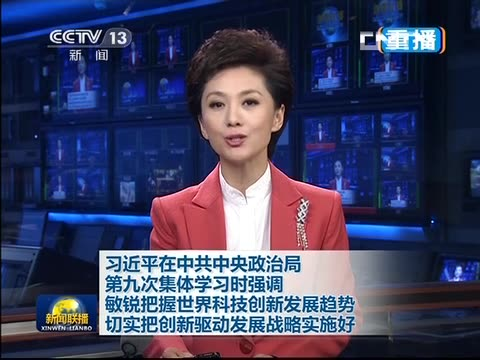
//> input picture opencv/pic.jpg, 480 x 360 px
$ ./ppix pic.jpg   (built with g++ and OpenCV 4)
//> lines starting //> are read from the running program, lines starting //| are printed output that depends on the picture; after the words box and inside, x2 and y2 are one past the last pixel; in counts of white or black regions, pixels touching at a corner belong together
#include <iostream>
#include <stdio.h>
#include <vector>
#include <opencv2/imgproc/imgproc.hpp>
#include <opencv2/core/core.hpp>
#include <opencv2/highgui/highgui.hpp>

using namespace std;
using namespace cv;

int main ( int argc, char *argv[] )
{
    Mat image;
    if (argc != 2 ) {
        cout << argc << "no image data\n";
        return -1;
    }
    image = imread(argv[1], 0);
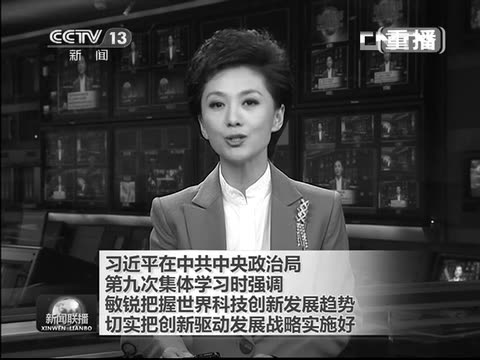
//> image: 360 rows x 480 cols, CV_8UC1; min 0, max 255, mean 69.2

    int *hist_w = new int[image.cols];
    int *hist_h = new int[image.rows];
    memset(hist_h, 0, image.rows* sizeof(int));
    memset(hist_w, 0, image.cols* sizeof(int));

    if (!image.isContinuous())
    {
    }
    Mat J;
    Mat I;

    uchar table[256];
    int divideWith = 10;
    for (int i = 0; i < 256; ++i)
        table[i] = (uchar)(divideWith * ((255-i)/divideWith));

    Mat lookUpTable(1, 256, CV_8U);
    uchar* p = lookUpTable.data;
    for( int i = 0; i < 256; ++i)
        p[i] = table[i];
    LUT(image, lookUpTable, J);
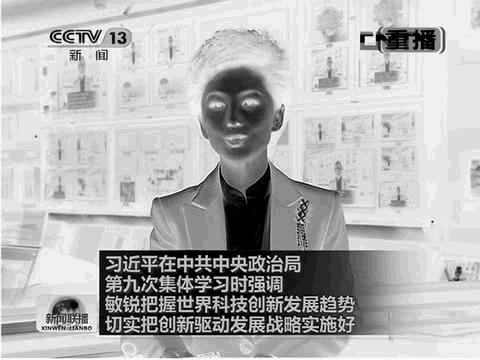
//> J: 360 rows x 480 cols, CV_8UC1; min 0, max 250, mean 181.4

    cv::threshold(J, I, 0, 255, cv::THRESH_BINARY|cv::THRESH_OTSU);
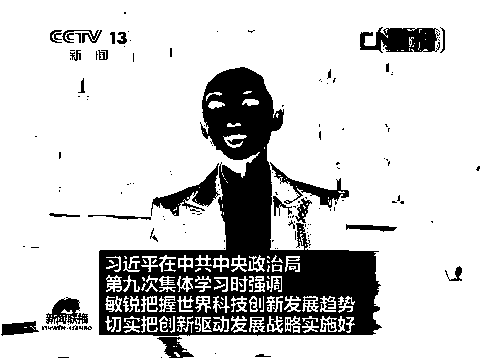
//> I: 360 rows x 480 cols, CV_8UC1; 80.6% white; 213 black regions (174 under 20 px), largest, box (x1, y1, x2, y2) and area: (99, 67, 382, 336) 25956, (360, 27, 440, 53) 1444, (151, 163, 220, 216) 1157
    IplImage Iimpl= I;

    //imshow("1",I);
    //waitKey();
    //uchar *data =I.data;
    uchar *data =(uchar*)Iimpl.imageData;
    int step = Iimpl.widthStep/sizeof(uchar);
//> step = 480

    {
        uchar pprev =0, pcur = 0;
        for (int r = 0; r < I.rows; ++r)
        {
            pcur = 0;
            for (int c = 0; c <260; ++c)
            //for (int c = 0; c <I.cols; ++c)
            {
                pcur |= I.at<uchar>(r, c);
                if (I.at<uchar>(r,c) >0)
                {
                    hist_w[c] = 1;
                    hist_h[r] = 1;
                }
                //pcur |=  uchar(data[r * I.cols  +c]);
            }
        }
//> after the loop, pcur = 255
    }

#if 1
    vector<int> rpos;
    {
        for (int i=0; i < image.rows-1; ++i)
        {

            if(hist_h[i] != hist_h[i+1])
            {

                rpos.push_back(i);
                line(image, Point(0, i), Point(image.cols , i), Scalar(0,0,255), 1, CV_AA);
                cout << i << ", " ;
            }

        }
    }
    vector<int> cpos;
    {
        for (int i=0; i < image.cols-1; ++i)
        {
            if(hist_w[i] != hist_w[i+1])
            {
                cpos.push_back(i);
                line(image, Point(i, 0), Point(i, image.rows ), Scalar(0,0,255), 1, CV_AA);
            }

        }
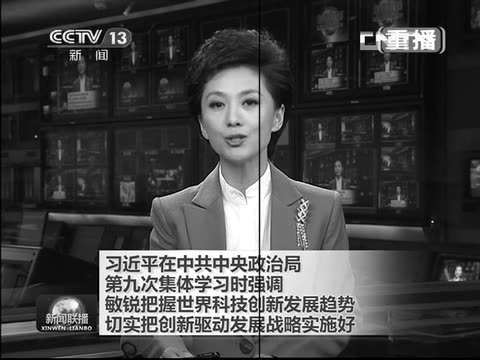
//> image: 360 rows x 480 cols, CV_8UC1; 0.62% of pixels changed, all inside (x1, y1, x2, y2) = (258, 0, 261, 358)
    }
#endif

#if 0
    vector<int> cpos;
    {
        uchar pprev =0, pcur = 0;
        for (int c = 0; c < I.cols; ++c)
        {
            pcur = 0;
            for (int r = 0; r < I.rows; ++r)
            {
                pcur |= I.at<uchar>(r, c);
                //pcur |=  uchar(data[r * I.cols  +c]);
            }
            if (pprev != pcur)
            {
                cpos.push_back(c);
            }
            pprev = pcur;
        }
    }
#endif
    Mat blank = Mat(image.rows*3, image.cols* 3, image.type(), Scalar(255, 255, 255));
    imshow("blank", blank);
    waitKey();
    for (size_t i = 0; i < cpos.size(); i +=2)
    {
        Mat w;
        Rect ROI(cpos[i], 0, cpos[i+1] - cpos[i], image.rows);
//> (the run ends here: the program stops with an error, at `image(ROI).copyTo(w);`)
